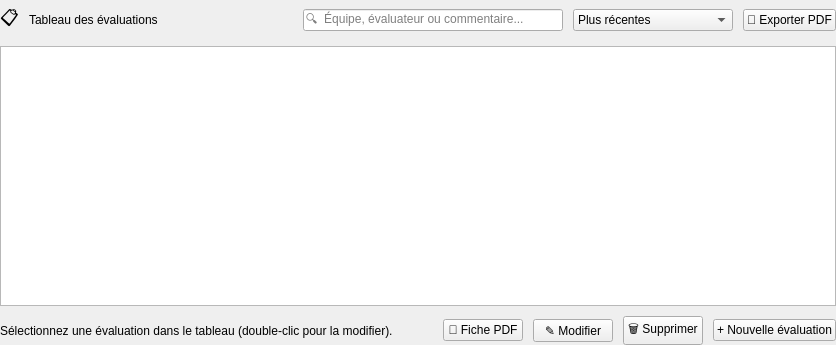
                <widget class="QWidget" name="pageListe">
                 <layout class="QVBoxLayout" name="layoutPageListe" stretch="0,1,0">
                  <property name="spacing">
                   <number>10</number>
                  </property>
                  <property name="leftMargin">
                   <number>0</number>
                  </property>
                  <property name="topMargin">
                   <number>4</number>
                  </property>
                  <property name="rightMargin">
                   <number>0</number>
                  </property>
                  <property name="bottomMargin">
                   <number>0</number>
                  </property>
                  <item>
                   <layout class="QHBoxLayout" name="layoutListeEntete">
                    <property name="spacing">
                     <number>10</number>
                    </property>
                    <item>
                     <widget class="QLabel" name="lblIconListe">
                      <property name="text">
                       <string>📋</string>
                      </property>
                      <property name="styleSheet">
                       <string>font-size: 18px;</string>
                      </property>
                     </widget>
                    </item>
                    <item>
                     <widget class="QLabel" name="lblTitreListe">
                      <property name="role" stdset="0">
                       <string>sectionTitle</string>
                      </property>
                      <property name="text">
                       <string>Tableau des évaluations</string>
                      </property>
                     </widget>
                    </item>
                    <item>
                     <spacer name="spacerListe">
                      <property name="orientation">
                       <enum>Qt::Horizontal</enum>
                      </property>
                      <property name="sizeHint" stdset="0">
                       <size>
                        <width>40</width>
                        <height>10</height>
                       </size>
                      </property>
                     </spacer>
                    </item>
                    <item>
                     <widget class="QLineEdit" name="leRecherche">
                      <property name="minimumSize">
                       <size>
                        <width>260</width>
                        <height>0</height>
                       </size>
                      </property>
                      <property name="placeholderText">
                       <string>🔍  Équipe, évaluateur ou commentaire...</string>
                      </property>
                      <property name="clearButtonEnabled">
                       <bool>true</bool>
                      </property>
                     </widget>
                    </item>
                    <item>
                     <widget class="QComboBox" name="cbTri">
                      <property name="minimumSize">
                       <size>
                        <width>160</width>
                        <height>0</height>
                       </size>
                      </property>
                      <item>
                       <property name="text">
                        <string>Plus récentes</string>
                       </property>
                      </item>
                      <item>
                       <property name="text">
                        <string>Note décroissante</string>
                       </property>
                      </item>
                      <item>
                       <property name="text">
                        <string>Note croissante</string>
                       </property>
                      </item>
                      <item>
                       <property name="text">
                        <string>Équipe (A → Z)</string>
                       </property>
                      </item>
                     </widget>
                    </item>
                    <item>
                     <widget class="QPushButton" name="btnPdf">
                      <property name="cursor">
                       <cursorShape>PointingHandCursor</cursorShape>
                      </property>
                      <property name="toolTip">
                       <string>Exporter la liste affichée en PDF</string>
                      </property>
                      <property name="role" stdset="0">
                       <string>secondary</string>
                      </property>
                      <property name="text">
                       <string>📄 Exporter PDF</string>
                      </property>
                     </widget>
                    </item>
                   </layout>
                  </item>
                  <item>
                   <widget class="QTableView" name="tableEvaluations">
                    <property name="minimumSize">
                     <size>
                      <width>0</width>
                      <height>260</height>
                     </size>
                    </property>
                    <property name="editTriggers">
                     <set>QAbstractItemView::NoEditTriggers</set>
                    </property>
                    <property name="selectionMode">
                     <enum>QAbstractItemView::SingleSelection</enum>
                    </property>
                    <property name="selectionBehavior">
                     <enum>QAbstractItemView::SelectRows</enum>
                    </property>
                    <property name="showGrid">
                     <bool>false</bool>
                    </property>
                    <property name="alternatingRowColors">
                     <bool>false</bool>
                    </property>
                    <attribute name="verticalHeaderVisible">
                     <bool>false</bool>
                    </attribute>
                    <attribute name="horizontalHeaderStretchLastSection">
                     <bool>true</bool>
                    </attribute>
                   </widget>
                  </item>
                  <item>
                   <layout class="QHBoxLayout" name="layoutActions">
                    <property name="spacing">
                     <number>10</number>
                    </property>
                    <item>
                     <widget class="QLabel" name="lblSelection">
                      <property name="role" stdset="0">
                       <string>muted</string>
                      </property>
                      <property name="text">
                       <string>Sélectionnez une évaluation dans le tableau (double-clic pour la modifier).</string>
                      </property>
                     </widget>
                    </item>
                    <item>
                     <spacer name="spacerActions">
                      <property name="orientation">
                       <enum>Qt::Horizontal</enum>
                      </property>
                      <property name="sizeHint" stdset="0">
                       <size>
                        <width>40</width>
                        <height>10</height>
                       </size>
                      </property>
                     </spacer>
                    </item>
                    <item>
                     <widget class="QPushButton" name="btnFiche">
                      <property name="cursor">
                       <cursorShape>PointingHandCursor</cursorShape>
                      </property>
                      <property name="toolTip">
                       <string>Fiche PDF de l'évaluation sélectionnée</string>
                      </property>
                      <property name="role" stdset="0">
                       <string>secondary</string>
                      </property>
                      <property name="text">
                       <string>📄 Fiche PDF</string>
                      </property>
                     </widget>
                    </item>
                    <item>
                     <widget class="QPushButton" name="btnModifier">
                      <property name="cursor">
                       <cursorShape>PointingHandCursor</cursorShape>
                      </property>
                      <property name="role" stdset="0">
                       <string>secondary</string>
                      </property>
                      <property name="text">
                       <string>✎ Modifier</string>
                      </property>
                     </widget>
                    </item>
                    <item>
                     <widget class="QPushButton" name="btnSupprimer">
                      <property name="cursor">
                       <cursorShape>PointingHandCursor</cursorShape>
                      </property>
                      <property name="role" stdset="0">
                       <string>danger</string>
                      </property>
                      <property name="text">
                       <string>🗑 Supprimer</string>
                      </property>
                     </widget>
                    </item>
                    <item>
                     <widget class="QPushButton" name="btnNouvelle">
                      <property name="cursor">
                       <cursorShape>PointingHandCursor</cursorShape>
                      </property>
                      <property name="role" stdset="0">
                       <string>primary</string>
                      </property>
                      <property name="text">
                       <string>+ Nouvelle évaluation</string>
                      </property>
                     </widget>
                    </item>
                   </layout>
                  </item>
                 </layout>
                </widget>
